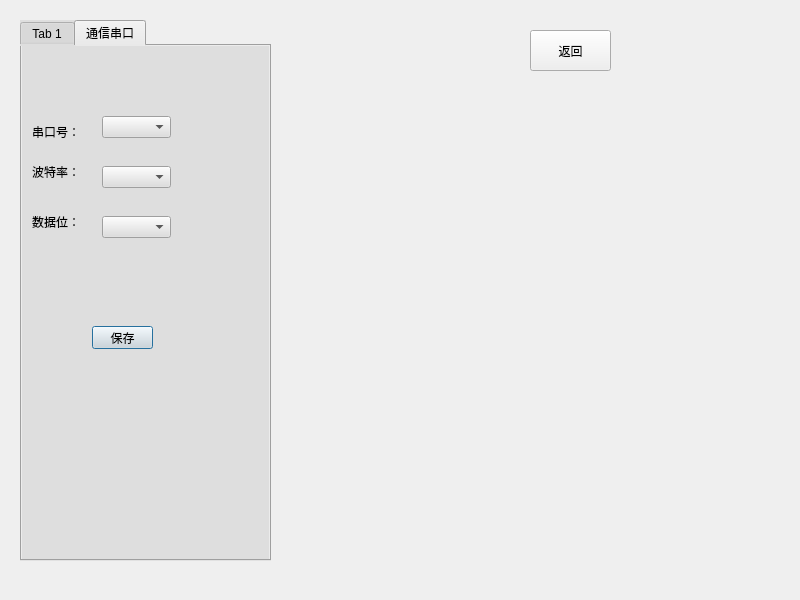
<?xml version="1.0" encoding="UTF-8"?>
<ui version="4.0">
 <class>ConfigureDlg</class>
 <widget class="QDialog" name="ConfigureDlg">
  <property name="windowModality">
   <enum>Qt::NonModal</enum>
  </property>
  <property name="geometry">
   <rect>
    <x>0</x>
    <y>0</y>
    <width>800</width>
    <height>600</height>
   </rect>
  </property>
  <property name="minimumSize">
   <size>
    <width>800</width>
    <height>600</height>
   </size>
  </property>
  <property name="windowTitle">
   <string>配置</string>
  </property>
  <property name="modal">
   <bool>false</bool>
  </property>
  <widget class="QTabWidget" name="tabWidget">
   <property name="geometry">
    <rect>
     <x>20</x>
     <y>20</y>
     <width>251</width>
     <height>541</height>
    </rect>
   </property>
   <property name="styleSheet">
    <string notr="true">background-color: rgb(222, 222, 222);</string>
   </property>
   <property name="currentIndex">
    <number>1</number>
   </property>
   <widget class="QWidget" name="tab">
    <attribute name="title">
     <string>Tab 1</string>
    </attribute>
   </widget>
   <widget class="QWidget" name="tab_2">
    <attribute name="title">
     <string>通信串口</string>
    </attribute>
    <widget class="QLabel" name="label">
     <property name="geometry">
      <rect>
       <x>10</x>
       <y>80</y>
       <width>54</width>
       <height>12</height>
      </rect>
     </property>
     <property name="text">
      <string>串口号：</string>
     </property>
    </widget>
    <widget class="QComboBox" name="PortComboBox">
     <property name="geometry">
      <rect>
       <x>80</x>
       <y>70</y>
       <width>69</width>
       <height>22</height>
      </rect>
     </property>
    </widget>
    <widget class="QPushButton" name="SavePortButton">
     <property name="geometry">
      <rect>
       <x>70</x>
       <y>280</y>
       <width>61</width>
       <height>23</height>
      </rect>
     </property>
     <property name="text">
      <string>保存</string>
     </property>
    </widget>
    <widget class="QLabel" name="label_2">
     <property name="geometry">
      <rect>
       <x>10</x>
       <y>120</y>
       <width>54</width>
       <height>12</height>
      </rect>
     </property>
     <property name="text">
      <string>波特率：</string>
     </property>
    </widget>
    <widget class="QComboBox" name="BaudComboBox">
     <property name="geometry">
      <rect>
       <x>80</x>
       <y>120</y>
       <width>69</width>
       <height>22</height>
      </rect>
     </property>
    </widget>
    <widget class="QComboBox" name="DataBitsComboBox">
     <property name="geometry">
      <rect>
       <x>80</x>
       <y>170</y>
       <width>69</width>
       <height>22</height>
      </rect>
     </property>
    </widget>
    <widget class="QLabel" name="label_4">
     <property name="geometry">
      <rect>
       <x>10</x>
       <y>170</y>
       <width>54</width>
       <height>12</height>
      </rect>
     </property>
     <property name="text">
      <string>数据位：</string>
     </property>
    </widget>
   </widget>
  </widget>
  <widget class="QPushButton" name="ReturnButton">
   <property name="geometry">
    <rect>
     <x>530</x>
     <y>30</y>
     <width>81</width>
     <height>41</height>
    </rect>
   </property>
   <property name="text">
    <string>返回</string>
   </property>
  </widget>
 </widget>
 <resources/>
 <connections>
  <connection>
   <sender>ReturnButton</sender>
   <signal>clicked()</signal>
   <receiver>ConfigureDlg</receiver>
   <slot>close()</slot>
   <hints>
    <hint type="sourcelabel">
     <x>579</x>
     <y>43</y>
    </hint>
    <hint type="destinationlabel">
     <x>699</x>
     <y>42</y>
    </hint>
   </hints>
  </connection>
 </connections>
</ui>
